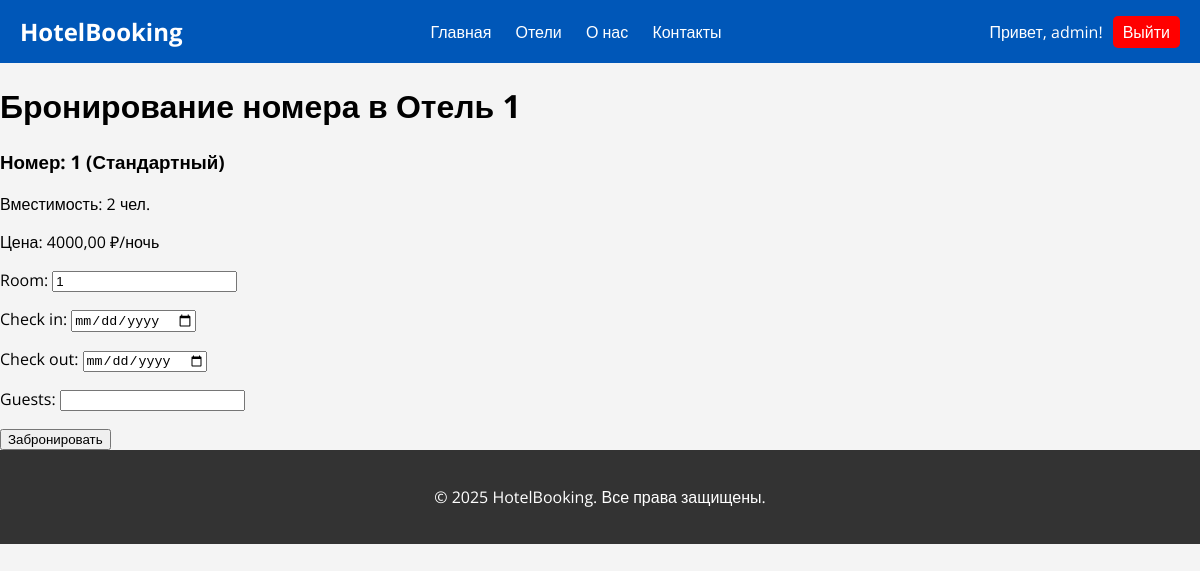
Screenshot of /book/1/ (signed in) with the database file from the repository.
### booking/models.py (models this page shows, shortened)
class Hotel(models.Model):
    name = models.CharField(max_length=255)
    city = models.CharField(max_length=255)
    image = models.ImageField(upload_to='hotels/')
    rating = models.FloatField()
    price_per_night = models.DecimalField(max_digits=10, decimal_places=2)

class Room(models.Model):
    hotel = models.ForeignKey(Hotel, on_delete=models.CASCADE, related_name="rooms")
    room_number = models.CharField(max_length=20)
    room_type = models.CharField(max_length=100, choices=[
        ('standard', 'Стандартный'),
        ('deluxe', 'Делюкс'),
        ('suite', 'Люкс'),
    ])
    guests_num = models.IntegerField()
    price_per_night = models.DecimalField(max_digits=10, decimal_places=2)

### booking/views.py (the view)
# urls.py: path("book/<int:room_id>/", book_hotel, name="book-hotel"),
@login_required
def book_hotel(request, room_id):
    room = get_object_or_404(Room, id=room_id)
    hotel = room.hotel  # Получаем отель через связь
    if request.method == "POST":
        form = BookingForm(request.POST)
        if form.is_valid():
            booking = form.save(commit=False)
            booking.user = request.user
            booking.hotel = hotel
            booking.room = room  # Теперь номер сохраняется в БД
            booking.save()
            messages.success(request, "Бронирование успешно оформлено!")
            return redirect("booking_success")
    else:
        form = BookingForm(initial={"room": room})  # Передаём номер в форму
    return render(request, "booking/book_hotel.html", {
        "form": form,
        "room": room,
        "hotel": hotel
    })

### booking/forms.py
class BookingForm(forms.ModelForm):
    class Meta:
        model = Booking
        fields = ["room", "check_in", "check_out", "guests"]  # Добавили room
        widgets = {
            "room": forms.TextInput(attrs={"readonly": "readonly"}),  # Поле только для чтения
            "check_in": forms.DateInput(attrs={"type": "date"}),
            "check_out": forms.DateInput(attrs={"type": "date"}),
        }

### booking/templates/booking/book_hotel.html (shortened to what this page needs)
{% extends "base.html" %}
{% block content %}
<h1>Бронирование номера в {{ hotel.name }}</h1>
<div class="room-info">
    <h3>Номер: {{ room.room_number }} ({{ room.get_room_type_display }})</h3>
    <p>Вместимость: {{ room.guests_num }} чел.</p>
    <p>Цена: {{ room.price_per_night }} ₽/ночь</p>
</div>
<form method="post">
    {{ form.as_p }}
    <button type="submit">Забронировать</button>
</form>
{% endblock %}

### booking/templates/base.html (shortened to what this page needs)
{% load static %}
<!DOCTYPE html>
<html lang="ru">
<head>
    <link rel="stylesheet" href="{% static 'styles.css' %}">
</head>
<body>
    <header>
        <div class="logo"><a href="{% url 'hotel-list' %}">HotelBooking</a></div>
        <nav>
            <a href="{% url 'hotel-list' %}">Главная</a>
            <a href="#">Отели</a>
            <a href="#">О нас</a>
            <a href="{% url 'contact' %}">Контакты</a>
        </nav>
        {% if user.is_authenticated %}
            <div class="user-info">
                <span class="welcome-msg">Привет, {{ user.username }}!</span>
                <a href="{% url 'logout' %}" class="logout-btn">Выйти</a>
            </div>
        {% else %}
            <a href="{% url 'login' %}" class="login-btn">Войти</a>
        {% endif %}
    </header>
    <main>
        {% block content %}{% endblock %}
    </main>
    <footer>
        <p>© 2025 HotelBooking. Все права защищены.</p>
    </footer>
</body>
</html>

### static/styles.css (style rules this page uses)
body { font-family: 'Open Sans', sans-serif; margin: 0; padding: 0; background-color: #f4f4f4; }
header { display: flex; justify-content: space-between; align-items: center; background: #0057b8; color: white; padding: 15px 20px; }
.logo { font-size: 24px; font-weight: bold; }
nav a { color: white; text-decoration: none; margin: 0 10px; }
footer { background: #333; color: white; text-align: center; padding: 20px; }
.user-info { display: flex; align-items: center; justify-content: flex-end; margin-left: 20px; }
.welcome-msg { margin-right: 10px; }
.logout-btn { padding: 5px 10px; text-decoration: none; background-color: #f00; color: #fff; border-radius: 5px; }
nav { flex-grow: 1; text-align: center; }
.logo a { text-decoration: none; color: white; font-size: 24px; font-weight: bold; transition: none; }

### rows the page displays
Hotel: name "Отель 1"
Room: room_number "1", room_type "Стандартный", guests_num "2", price_per_night "4000,00"

### other values shown
{{ user.username }} "admin"
